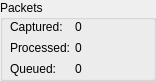
   <widget class="QGroupBox" name="groupBox_5">
    <property name="geometry">
     <rect>
      <x>341</x>
      <y>190</y>
      <width>156</width>
      <height>81</height>
     </rect>
    </property>
    <property name="title">
     <string>Packets</string>
    </property>
    <widget class="QLabel" name="statusProcessedPackets">
     <property name="geometry">
      <rect>
       <x>75</x>
       <y>38</y>
       <width>81</width>
       <height>20</height>
      </rect>
     </property>
     <property name="text">
      <string>0</string>
     </property>
    </widget>
    <widget class="QLabel" name="labelRXBytes_2">
     <property name="geometry">
      <rect>
       <x>10</x>
       <y>40</y>
       <width>64</width>
       <height>16</height>
      </rect>
     </property>
     <property name="text">
      <string>Processed:</string>
     </property>
    </widget>
    <widget class="QLabel" name="labelTXBytes_2">
     <property name="geometry">
      <rect>
       <x>10</x>
       <y>19</y>
       <width>61</width>
       <height>16</height>
      </rect>
     </property>
     <property name="text">
      <string>Captured:</string>
     </property>
    </widget>
    <widget class="QLabel" name="statusInPackets">
     <property name="geometry">
      <rect>
       <x>75</x>
       <y>17</y>
       <width>81</width>
       <height>20</height>
      </rect>
     </property>
     <property name="text">
      <string>0</string>
     </property>
    </widget>
    <widget class="QLabel" name="labelRXTXBytes_2">
     <property name="geometry">
      <rect>
       <x>10</x>
       <y>61</y>
       <width>51</width>
       <height>16</height>
      </rect>
     </property>
     <property name="text">
      <string>Queued:</string>
     </property>
    </widget>
    <widget class="QLabel" name="statusQueuedPackets">
     <property name="geometry">
      <rect>
       <x>75</x>
       <y>59</y>
       <width>81</width>
       <height>20</height>
      </rect>
     </property>
     <property name="text">
      <string>0</string>
     </property>
    </widget>
   </widget>
